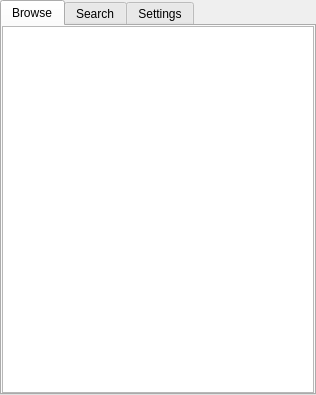
<?xml version="1.0" encoding="UTF-8"?>
<ui version="4.0">
 <class>Form</class>
 <widget class="QWidget" name="Form">
  <property name="geometry">
   <rect>
    <x>0</x>
    <y>0</y>
    <width>316</width>
    <height>395</height>
   </rect>
  </property>
  <property name="windowTitle">
   <string>Form</string>
  </property>
  <layout class="QVBoxLayout" name="verticalLayout_8">
   <property name="spacing">
    <number>0</number>
   </property>
   <property name="margin">
    <number>0</number>
   </property>
   <item>
    <widget class="QTabWidget" name="tabs">
     <property name="currentIndex">
      <number>0</number>
     </property>
     <widget class="QWidget" name="browseTab">
      <attribute name="title">
       <string>Browse</string>
      </attribute>
      <layout class="QVBoxLayout" name="verticalLayout_9">
       <property name="spacing">
        <number>0</number>
       </property>
       <property name="margin">
        <number>0</number>
       </property>
       <item>
        <widget class="FractureListWidget" name="browseList"/>
       </item>
      </layout>
     </widget>
     <widget class="QWidget" name="search">
      <attribute name="title">
       <string>Search</string>
      </attribute>
      <layout class="QVBoxLayout" name="verticalLayout_7">
       <property name="spacing">
        <number>0</number>
       </property>
       <property name="margin">
        <number>0</number>
       </property>
       <item>
        <layout class="QVBoxLayout" name="verticalLayout">
         <property name="spacing">
          <number>0</number>
         </property>
         <item>
          <widget class="QLineEdit" name="tags">
           <property name="minimumSize">
            <size>
             <width>0</width>
             <height>30</height>
            </size>
           </property>
           <property name="alignment">
            <set>Qt::AlignCenter</set>
           </property>
          </widget>
         </item>
         <item>
          <widget class="QListWidget" name="results">
           <property name="alternatingRowColors">
            <bool>true</bool>
           </property>
          </widget>
         </item>
        </layout>
       </item>
      </layout>
     </widget>
     <widget class="QWidget" name="settings">
      <attribute name="title">
       <string>Settings</string>
      </attribute>
      <layout class="QVBoxLayout" name="verticalLayout_6">
       <item>
        <widget class="QScrollArea" name="scrollArea">
         <property name="widgetResizable">
          <bool>true</bool>
         </property>
         <widget class="QWidget" name="scrollAreaWidgetContents">
          <property name="geometry">
           <rect>
            <x>0</x>
            <y>-99</y>
            <width>273</width>
            <height>478</height>
           </rect>
          </property>
          <layout class="QVBoxLayout" name="verticalLayout_2">
           <item>
            <layout class="QVBoxLayout" name="verticalLayout_5">
             <item>
              <widget class="Line" name="line">
               <property name="orientation">
                <enum>Qt::Horizontal</enum>
               </property>
              </widget>
             </item>
             <item>
              <layout class="QVBoxLayout" name="verticalLayout_3">
               <item>
                <layout class="QHBoxLayout" name="horizontalLayout_3">
                 <item>
                  <widget class="QLabel" name="label_2">
                   <property name="text">
                    <string>Scan Locations</string>
                   </property>
                  </widget>
                 </item>
                 <item>
                  <spacer name="horizontalSpacer">
                   <property name="orientation">
                    <enum>Qt::Horizontal</enum>
                   </property>
                   <property name="sizeHint" stdset="0">
                    <size>
                     <width>40</width>
                     <height>20</height>
                    </size>
                   </property>
                  </spacer>
                 </item>
                </layout>
               </item>
               <item>
                <layout class="QHBoxLayout" name="horizontalLayout">
                 <property name="spacing">
                  <number>0</number>
                 </property>
                 <item>
                  <widget class="QComboBox" name="scanLocations">
                   <property name="minimumSize">
                    <size>
                     <width>0</width>
                     <height>30</height>
                    </size>
                   </property>
                   <property name="maximumSize">
                    <size>
                     <width>16777215</width>
                     <height>30</height>
                    </size>
                   </property>
                  </widget>
                 </item>
                 <item>
                  <widget class="QPushButton" name="addScanLocation">
                   <property name="minimumSize">
                    <size>
                     <width>30</width>
                     <height>30</height>
                    </size>
                   </property>
                   <property name="maximumSize">
                    <size>
                     <width>30</width>
                     <height>30</height>
                    </size>
                   </property>
                   <property name="text">
                    <string>+</string>
                   </property>
                  </widget>
                 </item>
                 <item>
                  <widget class="QPushButton" name="removeScanLocation">
                   <property name="minimumSize">
                    <size>
                     <width>30</width>
                     <height>30</height>
                    </size>
                   </property>
                   <property name="maximumSize">
                    <size>
                     <width>30</width>
                     <height>30</height>
                    </size>
                   </property>
                   <property name="text">
                    <string>-</string>
                   </property>
                  </widget>
                 </item>
                </layout>
               </item>
              </layout>
             </item>
             <item>
              <layout class="QVBoxLayout" name="verticalLayout_10">
               <item>
                <layout class="QHBoxLayout" name="horizontalLayout_7">
                 <item>
                  <widget class="QLabel" name="label_5">
                   <property name="text">
                    <string>Plugin Locations</string>
                   </property>
                  </widget>
                 </item>
                 <item>
                  <spacer name="horizontalSpacer_4">
                   <property name="orientation">
                    <enum>Qt::Horizontal</enum>
                   </property>
                   <property name="sizeHint" stdset="0">
                    <size>
                     <width>40</width>
                     <height>20</height>
                    </size>
                   </property>
                  </spacer>
                 </item>
                </layout>
               </item>
               <item>
                <layout class="QHBoxLayout" name="horizontalLayout_8">
                 <property name="spacing">
                  <number>0</number>
                 </property>
                 <item>
                  <widget class="QComboBox" name="pluginLocations">
                   <property name="minimumSize">
                    <size>
                     <width>0</width>
                     <height>30</height>
                    </size>
                   </property>
                   <property name="maximumSize">
                    <size>
                     <width>16777215</width>
                     <height>30</height>
                    </size>
                   </property>
                  </widget>
                 </item>
                 <item>
                  <widget class="QPushButton" name="addPluginLocation">
                   <property name="minimumSize">
                    <size>
                     <width>30</width>
                     <height>30</height>
                    </size>
                   </property>
                   <property name="maximumSize">
                    <size>
                     <width>30</width>
                     <height>30</height>
                    </size>
                   </property>
                   <property name="text">
                    <string>+</string>
                   </property>
                  </widget>
                 </item>
                 <item>
                  <widget class="QPushButton" name="removePluginLocation">
                   <property name="minimumSize">
                    <size>
                     <width>30</width>
                     <height>30</height>
                    </size>
                   </property>
                   <property name="maximumSize">
                    <size>
                     <width>30</width>
                     <height>30</height>
                    </size>
                   </property>
                   <property name="text">
                    <string>-</string>
                   </property>
                  </widget>
                 </item>
                </layout>
               </item>
              </layout>
             </item>
             <item>
              <widget class="Line" name="line_2">
               <property name="orientation">
                <enum>Qt::Horizontal</enum>
               </property>
              </widget>
             </item>
             <item>
              <layout class="QVBoxLayout" name="verticalLayout_4">
               <item>
                <layout class="QHBoxLayout" name="horizontalLayout_4">
                 <item>
                  <widget class="QLabel" name="label_3">
                   <property name="text">
                    <string>Ignore Patterns</string>
                   </property>
                  </widget>
                 </item>
                 <item>
                  <spacer name="horizontalSpacer_2">
                   <property name="orientation">
                    <enum>Qt::Horizontal</enum>
                   </property>
                   <property name="sizeHint" stdset="0">
                    <size>
                     <width>40</width>
                     <height>20</height>
                    </size>
                   </property>
                  </spacer>
                 </item>
                </layout>
               </item>
               <item>
                <layout class="QHBoxLayout" name="horizontalLayout_2">
                 <property name="spacing">
                  <number>0</number>
                 </property>
                 <item>
                  <widget class="QComboBox" name="ignorePatterns">
                   <property name="minimumSize">
                    <size>
                     <width>0</width>
                     <height>30</height>
                    </size>
                   </property>
                   <property name="maximumSize">
                    <size>
                     <width>16777215</width>
                     <height>30</height>
                    </size>
                   </property>
                  </widget>
                 </item>
                 <item>
                  <widget class="QPushButton" name="addIgnorePattern">
                   <property name="minimumSize">
                    <size>
                     <width>30</width>
                     <height>30</height>
                    </size>
                   </property>
                   <property name="maximumSize">
                    <size>
                     <width>30</width>
                     <height>30</height>
                    </size>
                   </property>
                   <property name="text">
                    <string>+</string>
                   </property>
                  </widget>
                 </item>
                 <item>
                  <widget class="QPushButton" name="removeIgnorePattern">
                   <property name="minimumSize">
                    <size>
                     <width>30</width>
                     <height>30</height>
                    </size>
                   </property>
                   <property name="maximumSize">
                    <size>
                     <width>30</width>
                     <height>30</height>
                    </size>
                   </property>
                   <property name="text">
                    <string>-</string>
                   </property>
                  </widget>
                 </item>
                </layout>
               </item>
              </layout>
             </item>
             <item>
              <widget class="Line" name="line_3">
               <property name="orientation">
                <enum>Qt::Horizontal</enum>
               </property>
              </widget>
             </item>
             <item>
              <layout class="QHBoxLayout" name="horizontalLayout_6">
               <item>
                <widget class="QLabel" name="label_4">
                 <property name="text">
                  <string>Search Limit</string>
                 </property>
                </widget>
               </item>
               <item>
                <widget class="QSpinBox" name="searchLimit">
                 <property name="maximum">
                  <number>9999</number>
                 </property>
                 <property name="value">
                  <number>300</number>
                 </property>
                </widget>
               </item>
              </layout>
             </item>
             <item>
              <widget class="QPushButton" name="loadProject">
               <property name="text">
                <string>Load Project</string>
               </property>
              </widget>
             </item>
             <item>
              <widget class="QPushButton" name="setupProject">
               <property name="minimumSize">
                <size>
                 <width>0</width>
                 <height>50</height>
                </size>
               </property>
               <property name="maximumSize">
                <size>
                 <width>16777215</width>
                 <height>50</height>
                </size>
               </property>
               <property name="text">
                <string>Setup Project</string>
               </property>
              </widget>
             </item>
             <item>
              <widget class="QLabel" name="label">
               <property name="text">
                <string>Seed Tray is an application which runs in isolation and can be used to trigger data updates and timed updates.</string>
               </property>
               <property name="alignment">
                <set>Qt::AlignLeading|Qt::AlignLeft|Qt::AlignTop</set>
               </property>
               <property name="wordWrap">
                <bool>true</bool>
               </property>
              </widget>
             </item>
             <item>
              <widget class="QPushButton" name="launchSystemTray">
               <property name="text">
                <string>Launch System Tray</string>
               </property>
              </widget>
             </item>
             <item>
              <spacer name="verticalSpacer">
               <property name="orientation">
                <enum>Qt::Vertical</enum>
               </property>
               <property name="sizeHint" stdset="0">
                <size>
                 <width>20</width>
                 <height>40</height>
                </size>
               </property>
              </spacer>
             </item>
            </layout>
           </item>
          </layout>
         </widget>
        </widget>
       </item>
      </layout>
     </widget>
    </widget>
   </item>
  </layout>
 </widget>
 <customwidgets>
  <customwidget>
   <class>FractureListWidget</class>
   <extends>QListWidget</extends>
   <header>qfracture/browser.h</header>
  </customwidget>
 </customwidgets>
 <resources/>
 <connections/>
</ui>
